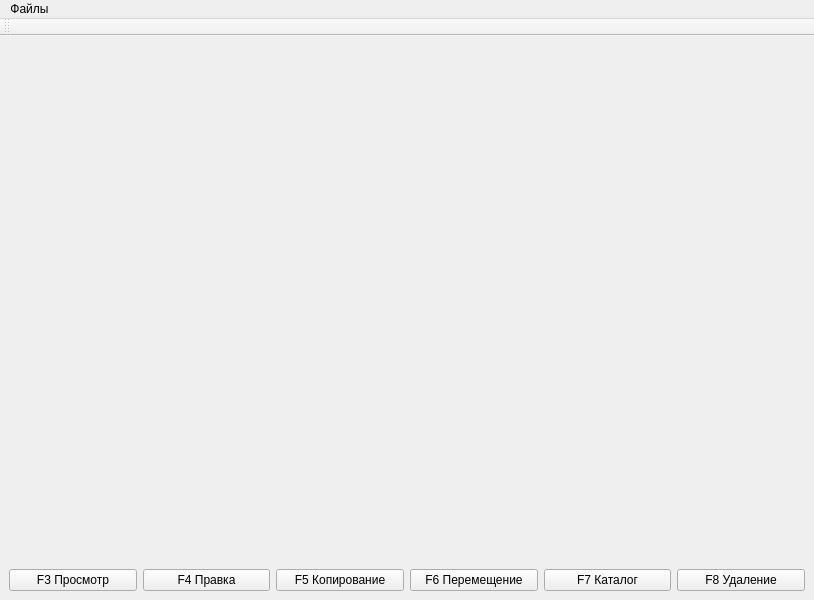
<?xml version="1.0" encoding="UTF-8"?>
<ui version="4.0">
 <class>MainWindow</class>
 <widget class="QMainWindow" name="MainWindow">
  <property name="geometry">
   <rect>
    <x>0</x>
    <y>0</y>
    <width>814</width>
    <height>600</height>
   </rect>
  </property>
  <property name="sizePolicy">
   <sizepolicy hsizetype="Expanding" vsizetype="Expanding">
    <horstretch>0</horstretch>
    <verstretch>0</verstretch>
   </sizepolicy>
  </property>
  <property name="font">
   <font/>
  </property>
  <property name="windowTitle">
   <string>File Manager</string>
  </property>
  <property name="windowIcon">
   <iconset resource="icons.qrc">
    <normaloff>:/icons/app.png</normaloff>:/icons/app.png</iconset>
  </property>
  <widget class="QWidget" name="centralwidget">
   <property name="sizePolicy">
    <sizepolicy hsizetype="Maximum" vsizetype="Maximum">
     <horstretch>0</horstretch>
     <verstretch>0</verstretch>
    </sizepolicy>
   </property>
   <property name="focusPolicy">
    <enum>Qt::NoFocus</enum>
   </property>
   <layout class="QHBoxLayout" name="horizontalLayout_3">
    <item>
     <layout class="QVBoxLayout" name="verticalLayout">
      <property name="sizeConstraint">
       <enum>QLayout::SetMaximumSize</enum>
      </property>
      <property name="rightMargin">
       <number>0</number>
      </property>
      <item>
       <layout class="QHBoxLayout" name="horizontalLayout_2">
        <property name="sizeConstraint">
         <enum>QLayout::SetDefaultConstraint</enum>
        </property>
        <item>
         <widget class="PanelView" name="leftPanel" native="true">
          <property name="sizePolicy">
           <sizepolicy hsizetype="Expanding" vsizetype="Expanding">
            <horstretch>0</horstretch>
            <verstretch>0</verstretch>
           </sizepolicy>
          </property>
          <property name="focusPolicy">
           <enum>Qt::StrongFocus</enum>
          </property>
         </widget>
        </item>
        <item>
         <widget class="PanelView" name="rightPanel" native="true">
          <property name="sizePolicy">
           <sizepolicy hsizetype="Expanding" vsizetype="Expanding">
            <horstretch>0</horstretch>
            <verstretch>0</verstretch>
           </sizepolicy>
          </property>
          <property name="focusPolicy">
           <enum>Qt::StrongFocus</enum>
          </property>
         </widget>
        </item>
       </layout>
      </item>
      <item>
       <layout class="QHBoxLayout" name="horizontalLayout">
        <property name="sizeConstraint">
         <enum>QLayout::SetDefaultConstraint</enum>
        </property>
        <item>
         <widget class="QPushButton" name="pushButton_f3">
          <property name="sizePolicy">
           <sizepolicy hsizetype="Preferred" vsizetype="Fixed">
            <horstretch>0</horstretch>
            <verstretch>0</verstretch>
           </sizepolicy>
          </property>
          <property name="focusPolicy">
           <enum>Qt::NoFocus</enum>
          </property>
          <property name="text">
           <string>F3 Просмотр</string>
          </property>
         </widget>
        </item>
        <item>
         <widget class="QPushButton" name="pushButton_f4">
          <property name="sizePolicy">
           <sizepolicy hsizetype="Preferred" vsizetype="Fixed">
            <horstretch>0</horstretch>
            <verstretch>0</verstretch>
           </sizepolicy>
          </property>
          <property name="focusPolicy">
           <enum>Qt::NoFocus</enum>
          </property>
          <property name="text">
           <string>F4 Правка</string>
          </property>
         </widget>
        </item>
        <item>
         <widget class="QPushButton" name="pushButton_f5">
          <property name="sizePolicy">
           <sizepolicy hsizetype="Preferred" vsizetype="Maximum">
            <horstretch>0</horstretch>
            <verstretch>0</verstretch>
           </sizepolicy>
          </property>
          <property name="focusPolicy">
           <enum>Qt::NoFocus</enum>
          </property>
          <property name="text">
           <string>F5 Копирование</string>
          </property>
         </widget>
        </item>
        <item>
         <widget class="QPushButton" name="pushButton_f6">
          <property name="sizePolicy">
           <sizepolicy hsizetype="Preferred" vsizetype="Fixed">
            <horstretch>0</horstretch>
            <verstretch>0</verstretch>
           </sizepolicy>
          </property>
          <property name="focusPolicy">
           <enum>Qt::NoFocus</enum>
          </property>
          <property name="text">
           <string>F6 Перемещение</string>
          </property>
         </widget>
        </item>
        <item>
         <widget class="QPushButton" name="pushButton_f7">
          <property name="sizePolicy">
           <sizepolicy hsizetype="Preferred" vsizetype="Fixed">
            <horstretch>0</horstretch>
            <verstretch>0</verstretch>
           </sizepolicy>
          </property>
          <property name="focusPolicy">
           <enum>Qt::NoFocus</enum>
          </property>
          <property name="text">
           <string>F7 Каталог</string>
          </property>
         </widget>
        </item>
        <item>
         <widget class="QPushButton" name="pushButton_f8">
          <property name="sizePolicy">
           <sizepolicy hsizetype="Preferred" vsizetype="Fixed">
            <horstretch>0</horstretch>
            <verstretch>0</verstretch>
           </sizepolicy>
          </property>
          <property name="focusPolicy">
           <enum>Qt::NoFocus</enum>
          </property>
          <property name="text">
           <string>F8 Удаление</string>
          </property>
         </widget>
        </item>
       </layout>
      </item>
     </layout>
    </item>
   </layout>
  </widget>
  <widget class="QMenuBar" name="mainMenu">
   <property name="geometry">
    <rect>
     <x>0</x>
     <y>0</y>
     <width>814</width>
     <height>21</height>
    </rect>
   </property>
   <widget class="QMenu" name="filesMenu">
    <property name="title">
     <string>Файлы</string>
    </property>
    <addaction name="exitAction"/>
   </widget>
   <addaction name="filesMenu"/>
  </widget>
  <widget class="QToolBar" name="toolBar">
   <property name="windowTitle">
    <string>toolBar</string>
   </property>
   <attribute name="toolBarArea">
    <enum>TopToolBarArea</enum>
   </attribute>
   <attribute name="toolBarBreak">
    <bool>false</bool>
   </attribute>
  </widget>
  <action name="exitAction">
   <property name="icon">
    <iconset resource="icons.qrc">
     <normaloff>:/icons/exit.ico</normaloff>:/icons/exit.ico</iconset>
   </property>
   <property name="text">
    <string>Выход</string>
   </property>
  </action>
 </widget>
 <customwidgets>
  <customwidget>
   <class>PanelView</class>
   <extends>QWidget</extends>
   <header>panelview.h</header>
   <container>1</container>
  </customwidget>
 </customwidgets>
 <resources>
  <include location="icons.qrc"/>
 </resources>
 <connections>
  <connection>
   <sender>exitAction</sender>
   <signal>triggered()</signal>
   <receiver>MainWindow</receiver>
   <slot>close()</slot>
   <hints>
    <hint type="sourcelabel">
     <x>-1</x>
     <y>-1</y>
    </hint>
    <hint type="destinationlabel">
     <x>406</x>
     <y>299</y>
    </hint>
   </hints>
  </connection>
 </connections>
</ui>
